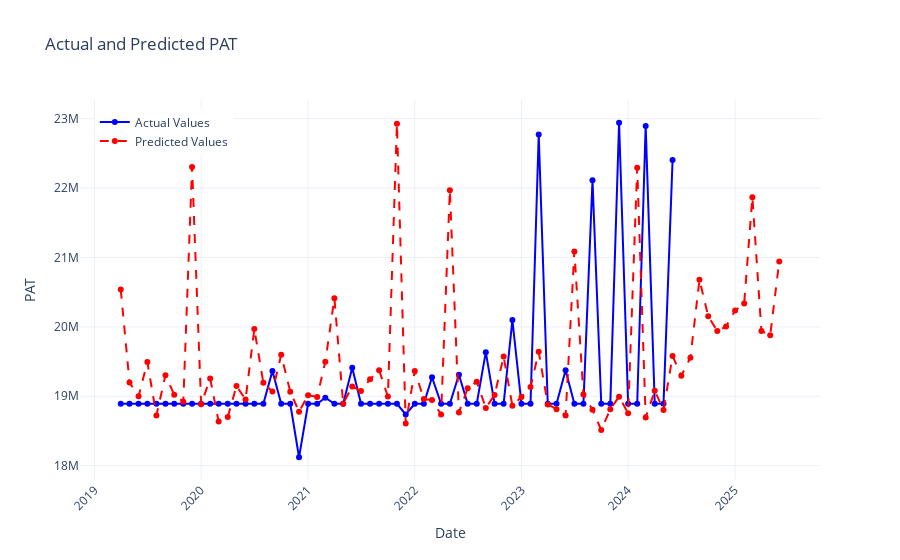

The code cell stored with this chart in its notebook:
### Code cell
fig = go.Figure()

# Plot Actual Values
fig.add_trace(go.Scatter(
    x=monthly_combined_results_pa['Date'],
    y=monthly_combined_results_pa['Actual'],
    mode='lines+markers',
    name='Actual Values',
    line=dict(color='blue')
))

# Plot Predicted Values 
fig.add_trace(go.Scatter(
    x=monthly_combined_results_pa['Date'],
    y=monthly_combined_results_pa['Predicted'],
    mode='lines+markers',
    name='Predicted Values',
    line=dict(color='red', dash='dash')
))
fig.update_layout(
    title='Actual and Predicted PAT',
    xaxis_title='Date',
    yaxis_title='PAT',
    template='plotly_white',
    legend=dict(x=0.02, y=0.98),
    plot_bgcolor='rgba(0, 0, 0, 0)',
    xaxis_tickangle=-45
)
fig.show()
